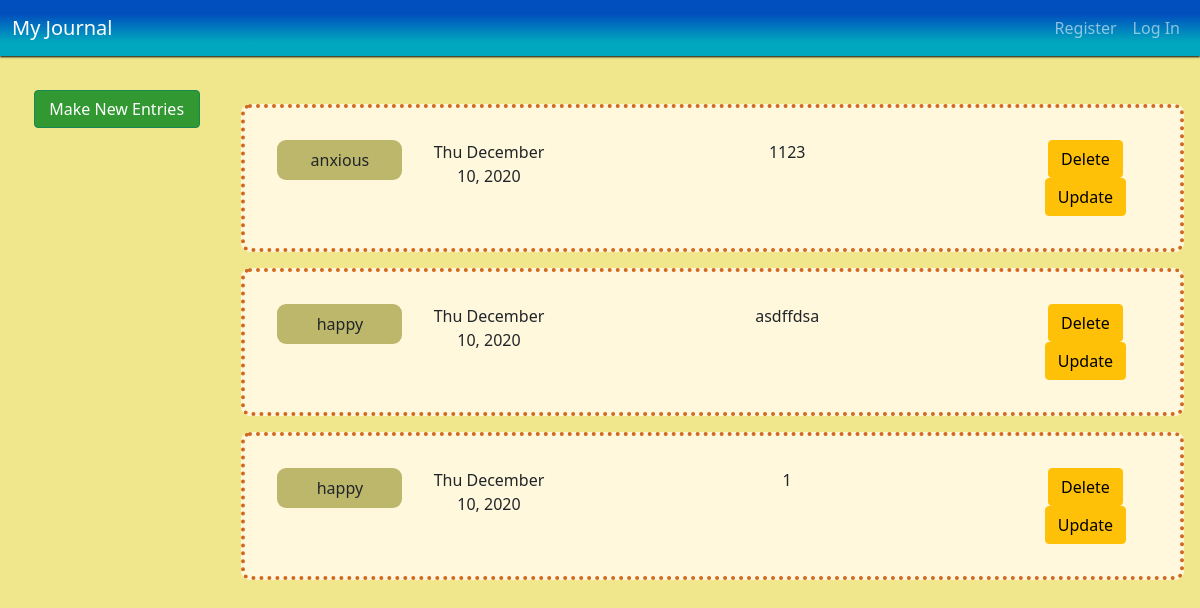
/allentries, run on an earlier commit of the app's database.
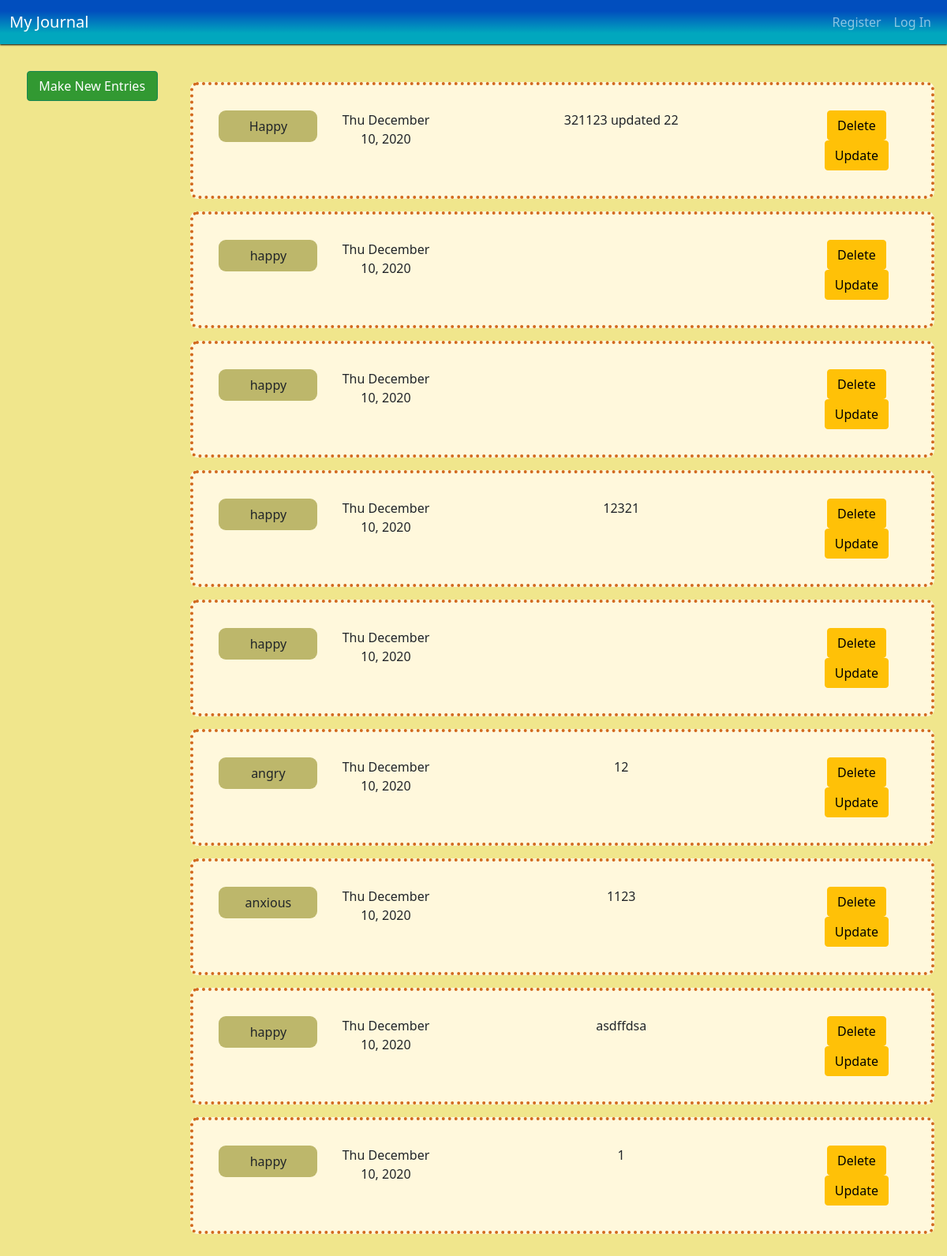
And on a later commit of the database.
### tables this page shows
CREATE TABLE 'entries' ('id' INTEGER PRIMARY KEY AUTOINCREMENT NOT NULL, 'username' TEXT NOT NULL, 'entry' TEXT, 'mood' TEXT, 'date' DATE, 'fDate' TEXT);

### app.py (the view, shortened to what this page needs)
@app.route('/allentries', methods=["GET", "DELETE"])
def all_entries():
    if request.method == "GET":
        with alcSession(engine) as conn:
            statement = text("SELECT id, entry, mood, fDate FROM entries WHERE username = '1' ORDER BY date DESC") # for easy testing, using username '1'
            rows = conn.execute(statement)
            rows = rows.all()
            print(rows)
            return render_template('allentries.html', entries = rows)

### app.py (called while the page is built)
@app.after_request
def after_request(response):
    response.headers["Cache-Control"] = "no-cache, no-store, must-revalidate"
    response.headers["Expires"] = 0
    response.headers["Pragma"] = "no-cache"
    return response

### templates/allentries.html (shortened to what this page needs)
{% extends "layout.html" %}
{% block main %}
<main class='container-fluid journal-container'>
  <div class='row'>
    <div class='col-md-2'>
      <nav class="flex-column nav nav-menu">
        <button id='new-entries-btn' class='menu-btn btn btn-success'>Make New Entries</button>
      </nav>
    </div>
    <div class='all-entries-container col-md-10'>
      {% for entry in entries %}
      <div class='container entries-container' id='container-{{ entry.id }}'>
        <div class='row'>
          <div class='col-md-2'>
            <div class='mood-entry'>
              {{ entry.mood }}
            </div>
          </div>
          <div class='date-entry col-md-2'>
            {{entry.fDate}}
          </div>
          <div class='journal-entry col-md-6'>
            {{ entry.entry }}
          </div>
          <div class='col-md-2'>
            <button class='del-btn btn btn-warning' id='{{ entry.id }}'>Delete</button>
            <button class='update-btn btn btn-warning' data-value='{{ entry.id }}'>Update</button>
          </div>
        </div>
      </div>
      {% endfor %}
    </div>
  </div>
</main>
{% endblock %}

### templates/layout.html (shortened to what this page needs)
<!DOCTYPE html>
<html lang="en">
<head>
    <link href="https://cdn.jsdelivr.net/npm/bootstrap@5.0.0-beta1/dist/css/bootstrap.min.css" rel="stylesheet"
>
    <link href="/static/css/css-output/output.css" rel="stylesheet">
</head>
<body>
    <nav class="navbar navbar-expand-md navbar-dark">
        <div class="container-fluid">
            <a class="navbar-brand" href='/'>My Journal</a>
            <div class="collapse navbar-collapse" id="navbar">
                {% if session.user_id %}
                <ul class="navbar-nav me-auto mb-2 mb-lg-0">
                    <li class="nav-item"><a class="nav-link" href="/">Journal Home</a></li>
                    <li class="nav-item"><a class="nav-link" href="/logout">Log Out</a></li>
                </ul>
                {% else %}
                <ul class="navbar-nav me-auto mb-2 mb-lg-0">
                    <li class="nav-item"><a class="nav-link" href="/register">Register</a></li>
                    <li class="nav-item"><a class="nav-link" href="/login">Log In</a></li>
                </ul>
                {% endif %}
            </div>
        </div>
    </nav>
        {% block main %}{% endblock %}
</body>
</html>

What changed in the data, as far as the page shows it:
added entries: mood "Happy", fDate "Thu December 10, 2020", entry "321123 updated 22", {{ entry.id }} 24 (drawn)
added entries: mood "happy", fDate "Thu December 10, 2020", {{ entry.id }} 23 (drawn)
added entries: mood "happy", fDate "Thu December 10, 2020", {{ entry.id }} 22 (drawn)
added entries: mood "happy", fDate "Thu December 10, 2020", entry "12321", {{ entry.id }} 21 (drawn)
added entries: mood "happy", fDate "Thu December 10, 2020", {{ entry.id }} 20 (drawn)
added entries: mood "angry", fDate "Thu December 10, 2020", entry "12", {{ entry.id }} 19 (drawn)
